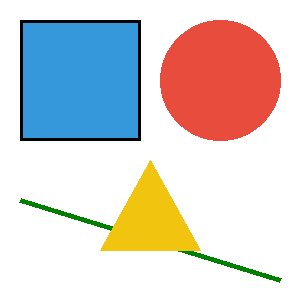
#> input picture GraphicsPractice/output/shapes.png, 300 x 300 px
$ python lesson_20.py
#> lines starting #> are read from the running program, lines starting #| are printed output that depends on the picture; after the words box and inside, x2 and y2 are one past the last pixel; in counts of white or black regions, pixels touching at a corner belong together
import os
from PIL import Image, ImageDraw, ImageOps

os.makedirs("source", exist_ok=True)
os.makedirs("output", exist_ok=True)


def get_or_create_source_photo(path="source/photo_200.png"):
    """
    Возвращает путь к исходному изображению или создаёт тестовый кадр 200x200,
    если файл ещё не подготовлен.
    """
#> called with path = 'source/photo_200.png'
    candidates = [
        path,
        "source/logo.png",
        "output/shapes.png",
    ]
    for candidate in candidates:
        if os.path.exists(candidate):
            return candidate

    img = Image.new("RGB", (200, 200), (226, 232, 240))
    d = ImageDraw.Draw(img)
    d.rectangle((0, 0, 200, 120), fill=(59, 130, 246))
    d.ellipse((135, 25, 175, 65), fill=(250, 204, 21))
    d.polygon([(0, 200), (70, 95), (145, 200)], fill=(34, 197, 94))
    d.polygon([(95, 200), (165, 115), (220, 200)], fill=(21, 128, 61))
    img.save(path, format="PNG")
    return path


def task_20_1_rounded_photo(src_path, dst="output/rounded.png", radius=30):
    """Задача 20.1: скругление углов изображения 200x200 с помощью маски."""
#> called with src_path = 'output/shapes.png', dst = 'output/rounded.png', radius = 30
    with Image.open(src_path) as raw:
#> raw is the input picture: PIL image 300x300 RGBA; mean R, G, B, A 214.8, 208.7, 205.8, 89.8
        img = ImageOps.fit(raw.convert("RGBA"), (200, 200), method=Image.Resampling.LANCZOS)
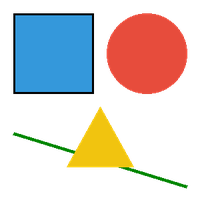
#> img: PIL image 200x200 RGBA; mean R, G, B, A 54.4, 47.1, 41.3, 89.8; transparent parts drawn white

    mask = Image.new("L", img.size, 0)
#> mask: PIL image 200x200 L; every value is 0
    ImageDraw.Draw(mask).rounded_rectangle((0, 0, *img.size), radius=radius, fill=255)
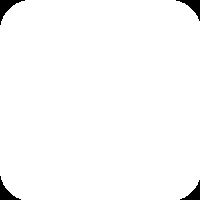
#> mask: PIL image 200x200 L; 98.2% white; 4 black regions, box (x1, y1, x2, y2) and area: (0, 0, 25, 25) 203, (176, 0, 200, 21) 178, (0, 176, 21, 200) 178, (180, 180, 200, 200) 154
    img.putalpha(mask)
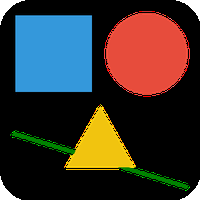
#> img: PIL image 200x200 RGBA; mean R, G, B, A 54.4, 47.1, 41.3, 250.5; transparent parts drawn white

    img.save(dst, format="PNG")
    print(f"[20.1] Сохранено: {dst}")
    return img


def task_20_2_circular_avatar(src_path, dst="output/avatar_96.png", size=(96, 96)):
    """Задача 20.2: круглый аватар 96x96 по маске-эллипсу."""
#> called with src_path = 'output/shapes.png', dst = 'output/avatar_96.png', size = (96, 96)
    with Image.open(src_path) as raw:
        avatar = ImageOps.fit(raw.convert("RGBA"), size, method=Image.Resampling.LANCZOS)
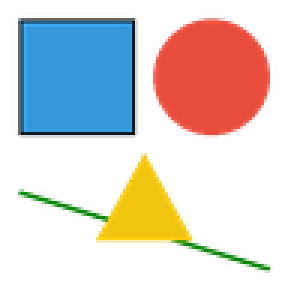
#> avatar: PIL image 96x96 RGBA (shown 3 times larger); mean R, G, B, A 59.2, 51.4, 42.2, 90; transparent parts drawn white

    mask = Image.new("L", size, 0)
#> mask: PIL image 96x96 L; every value is 0
    ImageDraw.Draw(mask).ellipse((0, 0, size[0] - 1, size[1] - 1), fill=255)
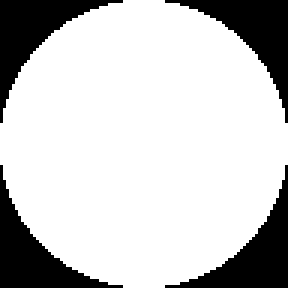
#> mask: PIL image 96x96 L (shown 3 times larger); 78.4% white; 4 black regions, box (x1, y1, x2, y2) and area: (0, 0, 41, 41) 498, (55, 0, 96, 41) 498, (0, 55, 41, 96) 498, (55, 55, 96, 96) 498
    avatar.putalpha(mask)
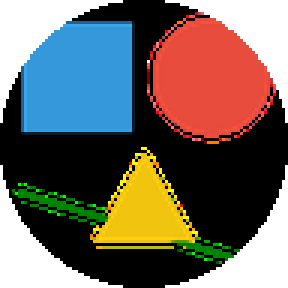
#> avatar: PIL image 96x96 RGBA (shown 3 times larger); mean R, G, B, A 59.2, 51.4, 42.2, 199.9; transparent parts drawn white

    avatar.save(dst, format="PNG")
    print(f"[20.2] Сохранено: {dst}")
    return avatar


def task_20_3_bordered_rounded(
    src_path,
    dst="output/rounded_bordered.png",
    radius=30,
    border_width=2,
    border_color=(52, 152, 219, 255),
):
    """
    Задача 20.3: добавляет тонкую рамку (2 px) вокруг скруглённого изображения,
    согласованную с палитрой кнопок/баннера интерфейса.
    """
#> called with src_path = 'output/shapes.png', dst = 'output/rounded_bordered.png', radius = 30, border_width = 2, border_color = (52, 152, 219, 255)
    rounded = task_20_1_rounded_photo(src_path, dst="output/rounded.png", radius=radius).copy()
    draw = ImageDraw.Draw(rounded)
    w, h = rounded.size
#> w = 200; h = 200

    # Смещаем контур на половину толщины рамки, чтобы 2 px не обрезались по краю
    inset = border_width / 2
    draw.rounded_rectangle(
        (inset, inset, w - 1 - inset, h - 1 - inset),
        radius=max(1, radius - border_width // 2),
        outline=border_color,
        width=border_width,
    )

    rounded.save(dst, format="PNG")
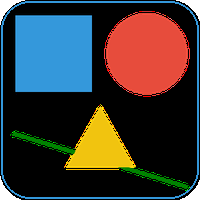
#> saved as rounded_bordered.png: PIL image 200x200 RGBA; mean R, G, B, A 56.3, 52.6, 49.2, 250.5; transparent parts drawn white
    print(f"[20.3] Сохранено: {dst}")
    return rounded


if __name__ == "__main__":
    source_file = get_or_create_source_photo()
    print(f"Исходный файл: {source_file}")

    task_20_1_rounded_photo(source_file)
    task_20_2_circular_avatar(source_file)
    # Цвет (52, 152, 219, 255) взят из базовой палитры элементов интерфейса
    task_20_3_bordered_rounded(
        source_file,
        radius=30,
        border_width=2,
        border_color=(52, 152, 219, 255),
    )

$ run again, with GraphicsPractice/output/card_with_shadow.png copied over GraphicsPractice/output/shapes.png
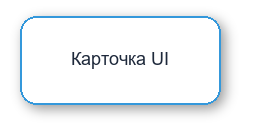
#> input picture GraphicsPractice/output/card_with_shadow.png, 260 x 140 px
#> in task_20_1_rounded_photo, raw is the input picture: PIL image 260x140 RGBA; mean R, G, B, A 115.3, 118.3, 120.5, 128.1
#> in task_20_2_circular_avatar, `avatar.putalpha(mask)`:
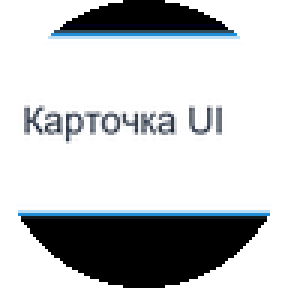
#> avatar: PIL image 96x96 RGBA (shown 3 times larger); mean R, G, B, A 151.9, 155.5, 158.4, 199.9; transparent parts drawn white
#> in task_20_3_bordered_rounded, `rounded.save(dst, format="PNG")`:
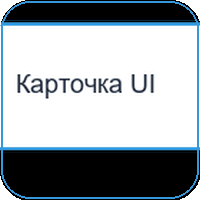
#> saved as rounded_bordered.png: PIL image 200x200 RGBA; mean R, G, B, A 150.7, 158.2, 163.3, 250.5; transparent parts drawn white
